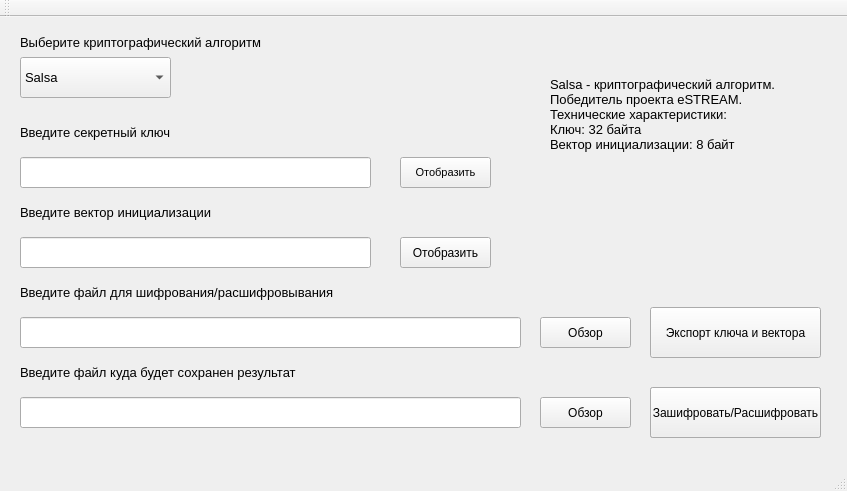
<?xml version="1.0" encoding="UTF-8"?>
<ui version="4.0">
 <class>ecrypt</class>
 <widget class="QMainWindow" name="ecrypt">
  <property name="geometry">
   <rect>
    <x>0</x>
    <y>0</y>
    <width>847</width>
    <height>491</height>
   </rect>
  </property>
  <property name="minimumSize">
   <size>
    <width>847</width>
    <height>491</height>
   </size>
  </property>
  <property name="maximumSize">
   <size>
    <width>847</width>
    <height>491</height>
   </size>
  </property>
  <property name="windowTitle">
   <string>ecrypt</string>
  </property>
  <widget class="QWidget" name="centralWidget">
   <widget class="QPushButton" name="pushButton_6">
    <property name="geometry">
     <rect>
      <x>650</x>
      <y>370</y>
      <width>171</width>
      <height>51</height>
     </rect>
    </property>
    <property name="text">
     <string>Начать снова</string>
    </property>
   </widget>
   <widget class="QLabel" name="label_1">
    <property name="geometry">
     <rect>
      <x>20</x>
      <y>10</y>
      <width>261</width>
      <height>31</height>
     </rect>
    </property>
    <property name="font">
     <font>
      <pointsize>10</pointsize>
     </font>
    </property>
    <property name="text">
     <string>Выберите криптографический алгоритм</string>
    </property>
   </widget>
   <widget class="QLabel" name="label_2">
    <property name="geometry">
     <rect>
      <x>20</x>
      <y>100</y>
      <width>201</width>
      <height>31</height>
     </rect>
    </property>
    <property name="font">
     <font>
      <pointsize>10</pointsize>
     </font>
    </property>
    <property name="text">
     <string>Введите секретный ключ</string>
    </property>
   </widget>
   <widget class="QLineEdit" name="lineEdit_1">
    <property name="geometry">
     <rect>
      <x>20</x>
      <y>140</y>
      <width>351</width>
      <height>31</height>
     </rect>
    </property>
    <property name="font">
     <font>
      <pointsize>10</pointsize>
     </font>
    </property>
    <property name="maxLength">
     <number>32</number>
    </property>
    <property name="echoMode">
     <enum>QLineEdit::Password</enum>
    </property>
   </widget>
   <widget class="QPushButton" name="pushButton_1">
    <property name="geometry">
     <rect>
      <x>400</x>
      <y>140</y>
      <width>91</width>
      <height>31</height>
     </rect>
    </property>
    <property name="font">
     <font>
      <pointsize>8</pointsize>
     </font>
    </property>
    <property name="text">
     <string>Отобразить</string>
    </property>
   </widget>
   <widget class="QLabel" name="label_3">
    <property name="geometry">
     <rect>
      <x>20</x>
      <y>180</y>
      <width>231</width>
      <height>31</height>
     </rect>
    </property>
    <property name="font">
     <font>
      <pointsize>10</pointsize>
     </font>
    </property>
    <property name="text">
     <string>Введите вектор инициализации</string>
    </property>
   </widget>
   <widget class="QLineEdit" name="lineEdit_2">
    <property name="geometry">
     <rect>
      <x>20</x>
      <y>220</y>
      <width>351</width>
      <height>31</height>
     </rect>
    </property>
    <property name="font">
     <font>
      <pointsize>10</pointsize>
     </font>
    </property>
    <property name="maxLength">
     <number>8</number>
    </property>
    <property name="echoMode">
     <enum>QLineEdit::Password</enum>
    </property>
   </widget>
   <widget class="QPushButton" name="pushButton_2">
    <property name="geometry">
     <rect>
      <x>400</x>
      <y>220</y>
      <width>91</width>
      <height>31</height>
     </rect>
    </property>
    <property name="text">
     <string>Отобразить</string>
    </property>
   </widget>
   <widget class="QLabel" name="label_4">
    <property name="enabled">
     <bool>true</bool>
    </property>
    <property name="geometry">
     <rect>
      <x>20</x>
      <y>260</y>
      <width>341</width>
      <height>31</height>
     </rect>
    </property>
    <property name="font">
     <font>
      <pointsize>10</pointsize>
     </font>
    </property>
    <property name="text">
     <string>Введите файл для шифрования/расшифровывания</string>
    </property>
   </widget>
   <widget class="QLineEdit" name="lineEdit_3">
    <property name="geometry">
     <rect>
      <x>20</x>
      <y>300</y>
      <width>501</width>
      <height>31</height>
     </rect>
    </property>
    <property name="font">
     <font>
      <pointsize>8</pointsize>
     </font>
    </property>
   </widget>
   <widget class="QPushButton" name="pushButton_3">
    <property name="geometry">
     <rect>
      <x>540</x>
      <y>300</y>
      <width>91</width>
      <height>31</height>
     </rect>
    </property>
    <property name="text">
     <string>Обзор</string>
    </property>
   </widget>
   <widget class="QLabel" name="label_5">
    <property name="geometry">
     <rect>
      <x>20</x>
      <y>340</y>
      <width>381</width>
      <height>31</height>
     </rect>
    </property>
    <property name="font">
     <font>
      <pointsize>10</pointsize>
     </font>
    </property>
    <property name="text">
     <string>Введите файл куда будет сохранен результат</string>
    </property>
   </widget>
   <widget class="QPushButton" name="pushButton_5">
    <property name="geometry">
     <rect>
      <x>650</x>
      <y>370</y>
      <width>171</width>
      <height>51</height>
     </rect>
    </property>
    <property name="text">
     <string>Зашифровать/Расшифровать</string>
    </property>
   </widget>
   <widget class="QLineEdit" name="lineEdit_4">
    <property name="geometry">
     <rect>
      <x>20</x>
      <y>380</y>
      <width>501</width>
      <height>31</height>
     </rect>
    </property>
    <property name="font">
     <font>
      <pointsize>8</pointsize>
     </font>
    </property>
   </widget>
   <widget class="QPushButton" name="pushButton_4">
    <property name="geometry">
     <rect>
      <x>540</x>
      <y>380</y>
      <width>91</width>
      <height>31</height>
     </rect>
    </property>
    <property name="text">
     <string>Обзор</string>
    </property>
   </widget>
   <widget class="QPushButton" name="pushButton_7">
    <property name="geometry">
     <rect>
      <x>650</x>
      <y>290</y>
      <width>171</width>
      <height>51</height>
     </rect>
    </property>
    <property name="text">
     <string>Экспорт ключа и вектора</string>
    </property>
   </widget>
   <widget class="QComboBox" name="comboBox">
    <property name="geometry">
     <rect>
      <x>20</x>
      <y>40</y>
      <width>151</width>
      <height>41</height>
     </rect>
    </property>
    <property name="font">
     <font>
      <pointsize>10</pointsize>
     </font>
    </property>
    <item>
     <property name="text">
      <string>Salsa</string>
     </property>
    </item>
    <item>
     <property name="text">
      <string>Rabbit</string>
     </property>
    </item>
    <item>
     <property name="text">
      <string>HC128</string>
     </property>
    </item>
    <item>
     <property name="text">
      <string>Sosemanuk</string>
     </property>
    </item>
    <item>
     <property name="text">
      <string>Grain</string>
     </property>
    </item>
    <item>
     <property name="text">
      <string>Mickey</string>
     </property>
    </item>
    <item>
     <property name="text">
      <string>Trivium</string>
     </property>
    </item>
   </widget>
   <widget class="QLabel" name="label_6">
    <property name="geometry">
     <rect>
      <x>550</x>
      <y>60</y>
      <width>281</width>
      <height>111</height>
     </rect>
    </property>
    <property name="font">
     <font>
      <pointsize>10</pointsize>
     </font>
    </property>
    <property name="text">
     <string>Salsa - криптографический алгоритм.
Победитель проекта eSTREAM.
Технические характеристики:
Ключ: 32 байта
Вектор инициализации: 8 байт</string>
    </property>
    <property name="alignment">
     <set>Qt::AlignLeading|Qt::AlignLeft|Qt::AlignTop</set>
    </property>
   </widget>
  </widget>
  <widget class="QMenuBar" name="menuBar">
   <property name="geometry">
    <rect>
     <x>0</x>
     <y>0</y>
     <width>847</width>
     <height>21</height>
    </rect>
   </property>
  </widget>
  <widget class="QToolBar" name="mainToolBar">
   <attribute name="toolBarArea">
    <enum>TopToolBarArea</enum>
   </attribute>
   <attribute name="toolBarBreak">
    <bool>false</bool>
   </attribute>
  </widget>
  <widget class="QStatusBar" name="statusBar"/>
 </widget>
 <layoutdefault spacing="6" margin="11"/>
 <resources/>
 <connections/>
</ui>
